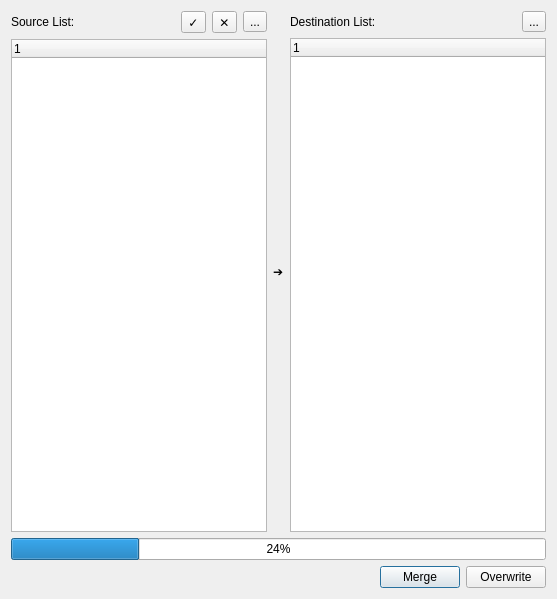
<?xml version="1.0" encoding="UTF-8"?>
<ui version="4.0">
 <class>Dialog</class>
 <widget class="QDialog" name="Dialog">
  <property name="geometry">
   <rect>
    <x>0</x>
    <y>0</y>
    <width>557</width>
    <height>599</height>
   </rect>
  </property>
  <property name="windowTitle">
   <string>Dialog</string>
  </property>
  <layout class="QVBoxLayout" name="verticalLayout">
   <item>
    <layout class="QHBoxLayout" name="horizontalLayout">
     <item>
      <layout class="QVBoxLayout" name="verticalLayout_2">
       <item>
        <layout class="QHBoxLayout" name="horizontalLayout_2">
         <item>
          <widget class="QLabel" name="srcListLable">
           <property name="text">
            <string>Source List:</string>
           </property>
          </widget>
         </item>
         <item>
          <widget class="QToolButton" name="srcSelectButton">
           <property name="text">
            <string>✓</string>
           </property>
          </widget>
         </item>
         <item>
          <widget class="QToolButton" name="srcUnselectButton">
           <property name="text">
            <string>✕</string>
           </property>
          </widget>
         </item>
         <item>
          <widget class="QToolButton" name="srcOpenButton">
           <property name="text">
            <string>...</string>
           </property>
          </widget>
         </item>
        </layout>
       </item>
       <item>
        <widget class="QTreeWidget" name="srcList">
         <column>
          <property name="text">
           <string notr="true">1</string>
          </property>
         </column>
        </widget>
       </item>
      </layout>
     </item>
     <item>
      <widget class="QLabel" name="label">
       <property name="text">
        <string>➔</string>
       </property>
      </widget>
     </item>
     <item>
      <layout class="QVBoxLayout" name="verticalLayout_3">
       <item>
        <layout class="QHBoxLayout" name="horizontalLayout_4">
         <item>
          <widget class="QLabel" name="dstListLabel">
           <property name="text">
            <string>Destination List:</string>
           </property>
          </widget>
         </item>
         <item>
          <widget class="QToolButton" name="dstOpenButton">
           <property name="text">
            <string>...</string>
           </property>
          </widget>
         </item>
        </layout>
       </item>
       <item>
        <widget class="QTreeWidget" name="dstList">
         <column>
          <property name="text">
           <string notr="true">1</string>
          </property>
         </column>
        </widget>
       </item>
      </layout>
     </item>
    </layout>
   </item>
   <item>
    <widget class="QProgressBar" name="progressBar">
     <property name="value">
      <number>24</number>
     </property>
    </widget>
   </item>
   <item>
    <layout class="QHBoxLayout" name="horizontalLayout_3">
     <item>
      <spacer name="horizontalSpacer">
       <property name="orientation">
        <enum>Qt::Horizontal</enum>
       </property>
       <property name="sizeHint" stdset="0">
        <size>
         <width>40</width>
         <height>20</height>
        </size>
       </property>
      </spacer>
     </item>
     <item>
      <widget class="QPushButton" name="btnMerge">
       <property name="text">
        <string>Merge</string>
       </property>
      </widget>
     </item>
     <item>
      <widget class="QPushButton" name="btnOverwrite">
       <property name="text">
        <string>Overwrite</string>
       </property>
      </widget>
     </item>
    </layout>
   </item>
  </layout>
 </widget>
 <resources/>
 <connections/>
</ui>
